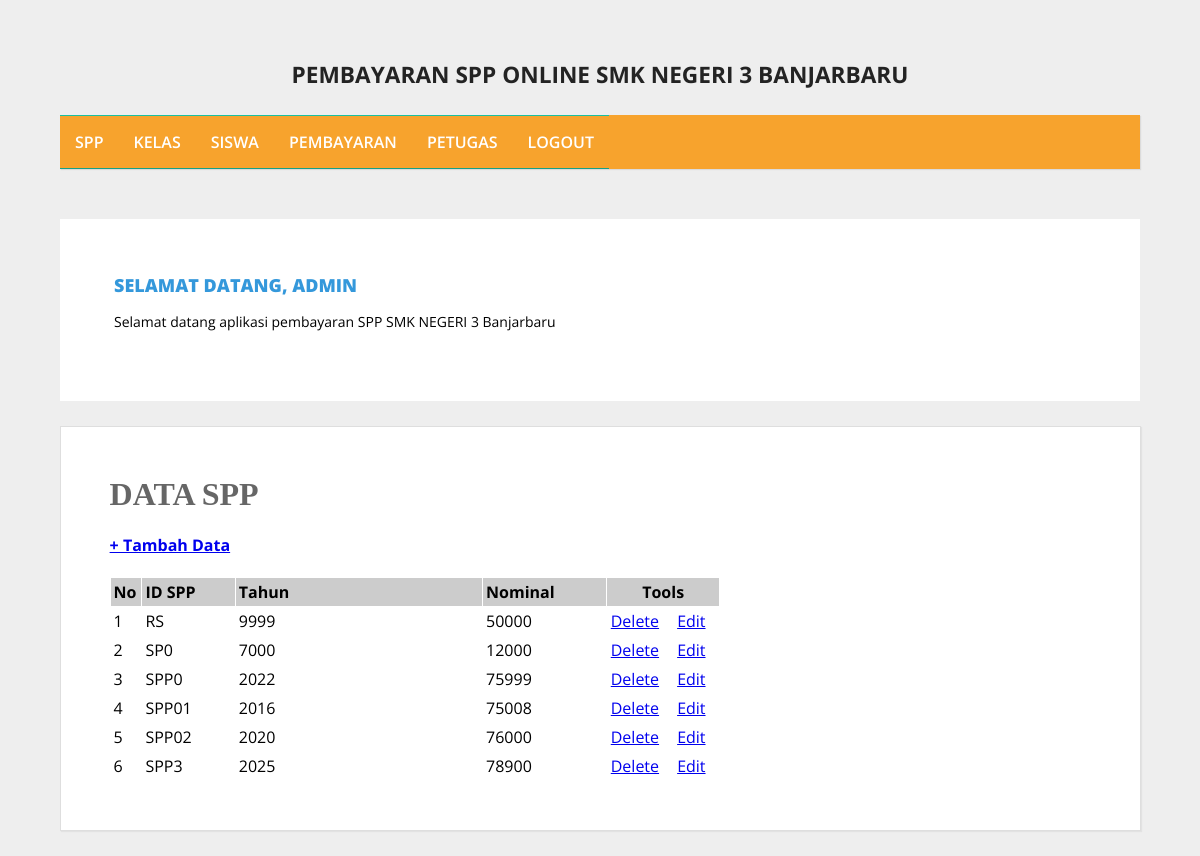
/admin/halaman_admin.php?open=data_spp (signed in), run on an earlier commit of the app's database.
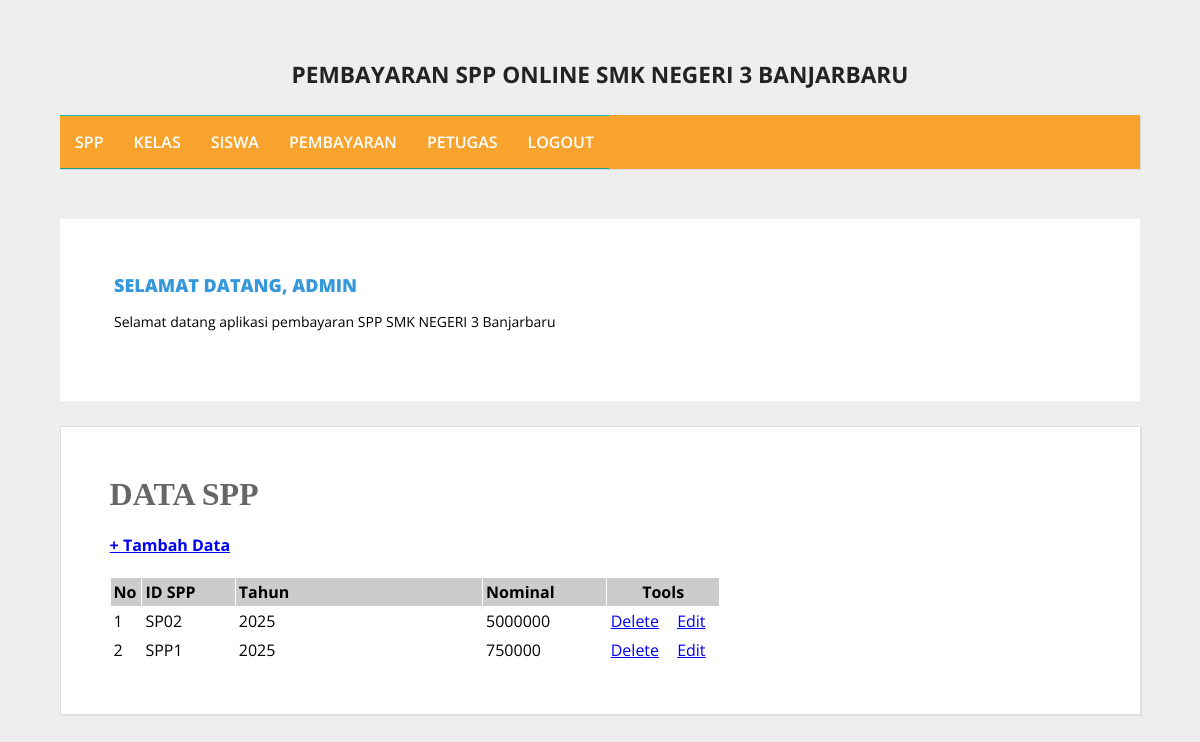
And on a later commit of the database.
### tables this page shows
CREATE TABLE `spp` (
  `id_spp` varchar(5) NOT NULL,
  `tahun` int(4) NOT NULL,
  `nominal` int(10) NOT NULL
);

### admin/data_spp.php (the view)
<?php
include_once "../src/koneksi.php";
?>
<h1> <b>DATA SPP </b></h1>
<h4 > <a href="?open=tambah_spp">+ Tambah Data</a> </h3>
<table cellspacing="1" cellpadding="3">
    <tr>
        <td width="5%" bgcolor="#CCCCCC"> <b>No</b></td>
        <td width="15%" bgcolor="#CCCCCC"> <b>ID SPP</b></td>
        <td width="40%" bgcolor="#CCCCCC"> <b>Tahun</b></td>
        <td width="20%" bgcolor="#CCCCCC"> <b>Nominal</b></td>
        <td colspan="2" align="center" bgcolor="#CCCCCC"><b>Tools</b></td>
</tr>
<?php
$sql = mysqli_query($koneksi, "SELECT * FROM spp ORDER BY id_spp ASC");
$nomor = 0;
while ($data = mysqli_fetch_array($sql)) {
    $nomor++;
    ?>
 <tr>
    <td> <?php echo $nomor; ?> </td>
    <td> <?php echo $data['id_spp']; ?> </td>
    <td> <?php echo $data['tahun']; ?> </td>
    <td> <?php echo $data['nominal']; ?> </td>
    <td width="9%" align="center"><a href="?open=hapus_spp&id_spp=<?php echo $data['id_spp']; ?>"
           target="_self" onclick="return confirm('YAKIN INGIN MENGHAPUS DATA SPP INI ...?')"> Delete </a></td>
    <td width="9%" align="center"><a href="?open=edit_spp&id_spp=<?php echo $data['id_spp']; ?>"
    target="_selft">Edit</a></td>
</tr>
<?php } ?>
</table>

### admin/halaman_admin.php (shortened to what this page needs)
<html>
<head>
    <link rel="stylesheet" type="text/css" href="../src/style.css">
</head>
<body>
<br/><br/>
<header>
    <h1 class="judul">PEMBAYARAN SPP ONLINE SMK NEGERI 3 BANJARBARU</h1>
</header>
<div class="wrap">
    <nav class="menu">
        <?php include "menu.php"; ?>
    </nav>
    <aside class="sidebar">
        <div class="widget">
            <h2>Selamat Datang, <?php echo $_SESSION['username']; ?></h2>
            <p>Selamat datang aplikasi pembayaran SPP SMK NEGERI 3 Banjarbaru</p>
        </div>
    </aside>
    <div class="blog">
        <div class="conteudo">
            <?php include "buka_file.php"; ?>
        </div>
    </div>
</div>
</body>
</html>

### admin/menu.php
<ul>
    <li>
        <a href="?open=data_spp">SPP</a>
</li>
<li>
    <a href="?open=data_kelas">KELAS</a>
</li>
<li>
    <a href="?open=data_siswa">SISWA</a>
</li>
<li>
    <a href="?open=data_pembayaran">PEMBAYARAN</a>
</li>
<li>
    <a href="?open=data_petugas"target="_self">PETUGAS</a>
</li>
<li>
    <a href="?open=logout">LOGOUT</a>
</li>
</ul>

### admin/buka_file.php (shortened to what this page needs)
<?php
if(isset($_GET['open'])) {
    switch($_GET['open']){
        case 'data_spp' :
            include "data_spp.php"; break;
    }
}
else {
    if(!file_exists("informasi_utama.php")) die ("file tidak ada  !");
    include "informasi_utama.php";
}
?>

### src/style.css (style rules this page uses)
body { background: #eee; margin:0; font-family: 'Open Sans', sans-serif; }
header { text-align: center; color: #232323; }
header .judul { font-size: 17pt; }
.wrap { width: 1300px; margin:25px auto; }
nav.menu ul { overflow:hidden; color: #fff; list-style: none; float: left; padding:0; width: 1300px; margin:0 0 0; background: #f7a32d; -webkit-box-shadow: 1px 1px 1px 0px rgba(204,204,204,0.55); -moz-box-shadow: 1px 1px 1px 0px rgba(204,204,204,0.55) ; box-shadow: 1px 1px 1px 0px rgba(204,204,204,0.55); }
nav.menu ul li { margin: 0; float:left; }
nav.menu ul a { padding:25px; display:block; font-weight:600; font-size: 16px; color: #fff; text-transform: uppercase; transition: all 0.5s ease; text-decoration: none; }
.sidebar { float: right; width: 275px; }
.sidebar .widget { padding: 25px; margin: 25px auto; background: #fff; border-bottom: 2px solid #fff; transition: all 0.5s ease; font-size: 14px; }
.sidebar .widget h2 { padding: 0; margin:0 0 15px; color: #3498db; font-size: 18px; font-weight: 800; text-transform: uppercase; }
.blog { float: left; }
.conteudo { width: 950px; padding: 25px; margin: 25px auto; background: #fff; border: 1px solid #dedede; -webkit-box-shadow: 1px 1px 1px 0px rgba(204,204,204,0.35); -moz-box-shadow: 1px 1px 1px 0px rgba(204,204,204,0.35) ; box-shadow: 1px 1px 1px 0px rgba(204,204,204,0.35); }
.conteudo h1 { padding: 0; margin: 0 0 15px; font-weight: normal; color: #666; font-family: Georgia; }
@media screen and (max-width: 1300px) { .wrap { width: 90%; margin: 25px auto; } }
@media screen and (max-width: 1300px) { .sidebar { width: 100%; margin: 25px 0 0; float: right; } }
@media screen and (max-width: 1300px) { .sidebar .widget { padding:5%; } }
@media screen and (max-width: 1300px) { nav.menu ul { width: 100%; } }
@media screen and (max-width: 1300px) { nav.menu ul { float:inherit } }
@media screen and (max-width: 1300px) { nav.menu ul li { float: inherit; margin: 0; } }
@media screen and (max-width: 1300px) { nav.menu ul a { padding: 15px; font-size: 16px; border-top: 1px solid #1abf9f; border-bottom: 1px solid #16a085; } }
@media screen and (max-width: 1300px) { .blog { width: 90%; } }
@media screen and (max-width: 1300px) { .conteudo { float:inherit; margin: 0 auto 25px; width: 101%; border: 1px solid #dedede; padding: 5%; background: #fff; } }
@media screen and (max-width: 1300px) { nav.menu ul li { margin:0; float: left; } }

What changed in the data, as far as the page shows it:
removed spp: id_spp "RS", tahun "9999", nominal "50000"
removed spp: id_spp "SP0", tahun "7000", nominal "12000"
removed spp: id_spp "SPP0", tahun "2022", nominal "75999"
removed spp: id_spp "SPP01", tahun "2016", nominal "75008"
removed spp: id_spp "SPP02", tahun "2020", nominal "76000"
removed spp: id_spp "SPP3", tahun "2025", nominal "78900"
added spp: id_spp "SP02", tahun "2025", nominal "5000000"
added spp: id_spp "SPP1", tahun "2025", nominal "750000"
